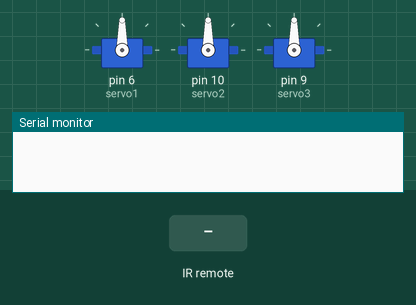
The sketch below on a simulated Arduino Uno, built with avr-gcc and run on an emulated ATmega328P. On the bench: 3 × servo, the last lines printed to the serial monitor. The inputs (shaded band) are chosen by the test bench.

Above: at 1.2 s.
1.3 s: infrared code 0x45 received
At 2.2 s:
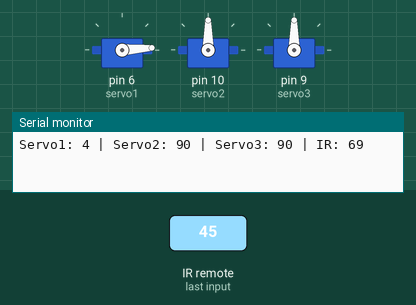
2.8 s: infrared code 0x1C received
At 3.4 s:
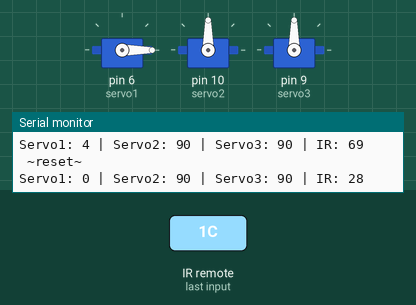
Timing chart, 0 to 5.8 s (numbered marks = the images above; inputs shaded):
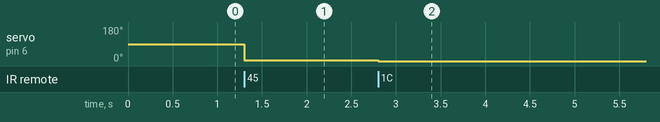

Measured:
- after the input at 1.3 s, servo on pin 6 (servo1): 90° → 4° at once
- after the input at 2.8 s, servo on pin 6 (servo1): 4° → 0° at once

The sketch:

roboticarm1.ino
```cpp
#include <IRremote.h>
#include <Servo.h>
Servo servo1;
Servo servo2;
Servo servo3;
#define IR_RECEIVE_PIN 8
int num1=0;
int num2=90;
int num3=90;
void setup() {
  // put your setup code here, to run once:
  Serial.begin(9600);
  IrReceiver.begin(IR_RECEIVE_PIN);
  servo1.attach(6);
  servo2.attach(10);
  servo3.attach(9);
}
void loop() {
  // put your main code here, to run repeatedly:
    if (IrReceiver.decode()) {
    IrReceiver.resume();
    //servo1
    if(IrReceiver.decodedIRData.command==69){num1=num1+4;}//1-up
    if(IrReceiver.decodedIRData.command==68){num1=num1-4;}//4-down
    //servo2
    if(IrReceiver.decodedIRData.command==64){num2=num2+4;}//2-up
    if(IrReceiver.decodedIRData.command==70){num2=num2-4;}//5-down
    //servo3
    if(IrReceiver.decodedIRData.command==71){num3=num3+4;}//3-up
    if(IrReceiver.decodedIRData.command==67){num3=num3-4;}//6-down
    //ok button
    if(IrReceiver.decodedIRData.command==28){num1=0;num2=90;num3=90;Serial.println(" ~reset~ ");}
    //if((num1>=181)||(num2>=181)||(num3>=181)){num1=180;num2=180;num3=180;}
    //if((num1<=-1)||(num2<=-1)||(num3<=-1)){num1=0;num2=0;num3=0;}
    servo1.write(num1);
    servo2.write(num2);
    servo3.write(num3);
    Serial.print("Servo1: ");
    Serial.print(num1);
    Serial.print(" | ");
    Serial.print("Servo2: ");
    Serial.print(num2);
    Serial.print(" | ");
    Serial.print("Servo3: ");
    Serial.print(num3);
    Serial.print(" | IR: ");
    Serial.println(IrReceiver.decodedIRData.command);

  }
}
```
